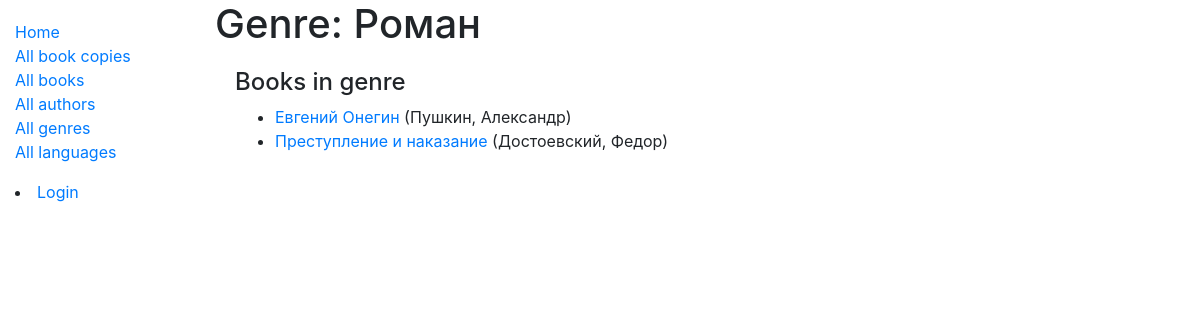
/catalog/genre/2, run on the app's committed database.
### catalog/models.py (models this page shows, shortened)
class Genre(models.Model):
    name = models.CharField('Наименование', max_length=200, unique=True, help_text='Жанр книги. Например, Фантастика, Детектив, Поэзия и т.п.')
    class Meta:
        ordering = ['name']

class Book(models.Model):
    title = models.CharField('Наименование', max_length=200, help_text='')
    author = models.ForeignKey('Author', verbose_name='Автор', on_delete=models.RESTRICT, null=True, help_text='')
    summary = models.TextField('О книге', max_length=1000, help_text='')
    isbn = models.CharField('ISBN', max_length=13, unique=True, help_text='')
    genre = models.ManyToManyField('Genre', verbose_name='Жанр', help_text='')
    language = models.ForeignKey('Language', verbose_name='Язык', on_delete=models.SET_NULL, null=True, help_text='')
    class Meta:
        ordering = ['title', 'author']
        permissions = (("can_change_books_data", "Add, edit, delete books"),)
    def display_genre(self):
        return ', '.join([genre.name for genre in self.genre.all()[:3]])
    display_genre.short_description = 'Жанр произведения'
    def get_absolute_url(self):
        return reverse('book-detail', args=[str(self.id)])

class Author(models.Model):
    first_name = models.CharField('Имя', max_length=100, help_text='')
    last_name = models.CharField('Фамилия', max_length=100, help_text='')
    date_of_birth = models.DateField('Дата рождения', null=True, blank=True, help_text='')
    date_of_death = models.DateField('Дата смерти', null=True, blank=True, help_text='')
    class Meta:
        ordering = ['last_name', 'first_name']
        permissions = (("can_change_authors_data", "Add, edit, delete authors"),)
    def __str__(self):
        return f'{self.last_name}, {self.first_name}'

### catalog/views.py (the view)
# urls.py: path('genre/<int:pk>', views.GenreDetailView.as_view(), name='genre-detail'),
class GenreDetailView(generic.DetailView):
    model = Genre

### catalog/templates/catalog/genre_detail.html (shortened to what this page needs)
{% extends "base_generic.html" %}
{% block content %}
<h1>Genre: {{ genre.name }}</h1>
<div style="margin-left:20px;margin-top:20px">
<h4>Books in genre</h4>
<ul>
  {% for copy in genre.book_set.all %}
  <li>
    <a href="{{ copy.get_absolute_url }}">{{ copy.title }}</a> ({{copy.author}})
  </li>
  {% empty %}
  <li>There are no books in this genre.</li>
  {% endfor %}
</ul>
{% endblock %}
{% block sidebar %}
  {{ block.super }}
{% endblock %}

### data on the page
Genre: name "Роман"
Book: title "Евгений Онегин", author "Пушкин, Александр"
Book: title "Преступление и наказание", author "Достоевский, Федор"
